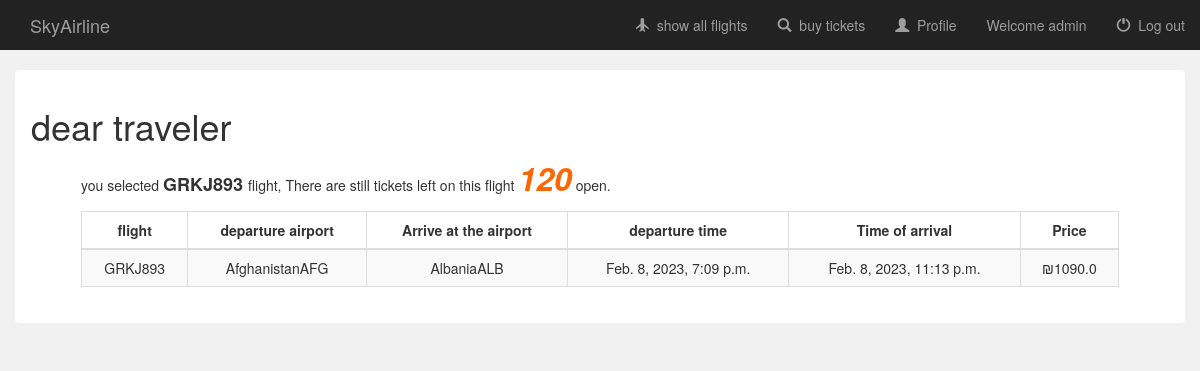
/travelagancy/book/flight/2/ (signed in), run on the app's committed database.
### travelagancy/models.py (models this page shows, shortened)
class Flight(models.Model):
    user = models.ManyToManyField(User, default=None)
    name = models.CharField(max_length=100, null=True)
    leave_city = models.CharField(max_length=100, null=True)
    arrive_city = models.CharField(max_length=100, null=True)
    leave_airport = models.CharField(max_length=100, null=True)
    arrive_airport = models.CharField(max_length=100, null=True)
    leave_time = models.DateTimeField(null=True)
    arrive_time = models.DateTimeField(null=True)
    capacity = models.IntegerField(default=0, null=True)
    num_of_rows =  models.IntegerField(default=0, null=True)
    seats_in_row =  models.IntegerField(default=0, null=True)
    price = models.FloatField(default=0, null=True)
    book_sum = models.IntegerField(default=0, null=True)
    income = models.FloatField(default=0, null=True)

### travelagancy/views.py (the view)
# urls.py: url(r'^book/flight/(?P<flight_id>[0-9]+)/$', views.book_ticket, name='book_ticket'),
@csrf_exempt
def book_ticket(request, flight_id):
    if not request.user.is_authenticated:
        return render(request, 'travelagancy/login.html')
    else:
        flight = Flight.objects.get(pk=flight_id)
        seats = Seat.objects.filter(flight=flight)
        if flight.capacity==0:
            context={
                'username': request.user.username
            }
            return render(request, 'travelagancy/book_conflict.html',context)
        if request.user.id == ADMIN_ID:  #admin : show admin stuff
            admin=True
        else:
            admin=False
        context = {
            'flight': flight,
            'username': request.user.username,
            'seats':seats,
            'isAdmin': admin,
            }
        return render(request, 'travelagancy/book_flight.html', context)

### travelagancy/templates/travelagancy/book_flight.html (shortened to what this page needs)
{% extends 'travelagancy/base.html' %}
{% block login_display %}
    <a href="#">Welcome {{ username }}</a>
{% endblock %}
{% block content %}
    <div class="container-fluid" style="margin-top: 20px" >
        <div class="alert" style="background-color: white">
            <h1>dear traveler</h1>
            <div id="info_body" style="margin-left: 50px;margin-right: 50px">
                <p>
                    you selected <strong style="font-size: large"> {{ flight.name }} </strong> flight,
                    There are still tickets left on this flight
                    <strong id="remain_seats"
                            style="font-size: xx-large;color: #ff6600;font-style: italic">{{ flight.capacity }}</strong>
                    open.
                </p>
                <table class="table table-striped table-bordered">
                    <thead>
                    <tr>
                        <th style="text-align: center">flight</th>
                        <th style="text-align: center">departure airport</th>
                        <th style="text-align: center">Arrive at the airport</th>
                        <th style="text-align: center">departure time</th>
                        <th style="text-align: center">Time of arrival</th>
                        <th style="text-align: center">Price</th>
                    </tr>
                    </thead>
                    <tbody style="text-align: center">
                    <tr>
                        <td>{{ flight.name }}</td>
                        <td>{{ flight.leave_city }}{{ flight.leave_airport }}</td>
                        <td>{{ flight.arrive_city }}{{ flight.arrive_airport }}</td>
                        <td>{{ flight.leave_time }}</td>
                        <td>{{ flight.arrive_time }}</td>
                        <td>₪{{ flight.price }}</td>
                    </tr>
                    </tbody>
                </table>
            </div>
        </div>
    </div>
{% endblock %}

### data on the page
Flight: name "GRKJ893", capacity "120", leave_city "Afghanistan", leave_airport "AFG", arrive_city "Albania", arrive_airport "ALB", leave_time "Feb. 8, 2023, 7:09 p.m.", arrive_time "Feb. 8, 2023, 11:13 p.m.", price "1090.0"

### other printed values
{{ username }} "admin"
